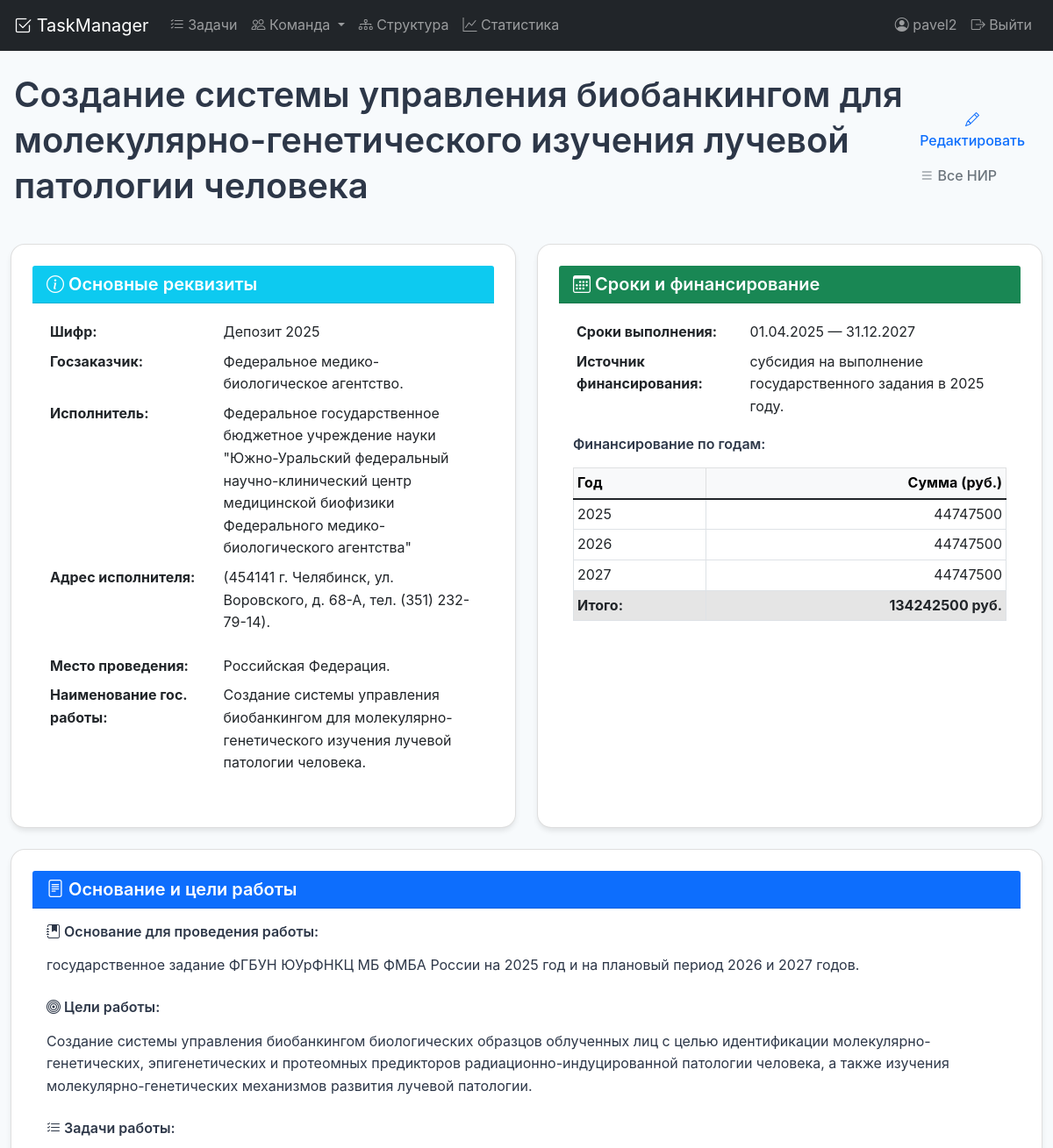
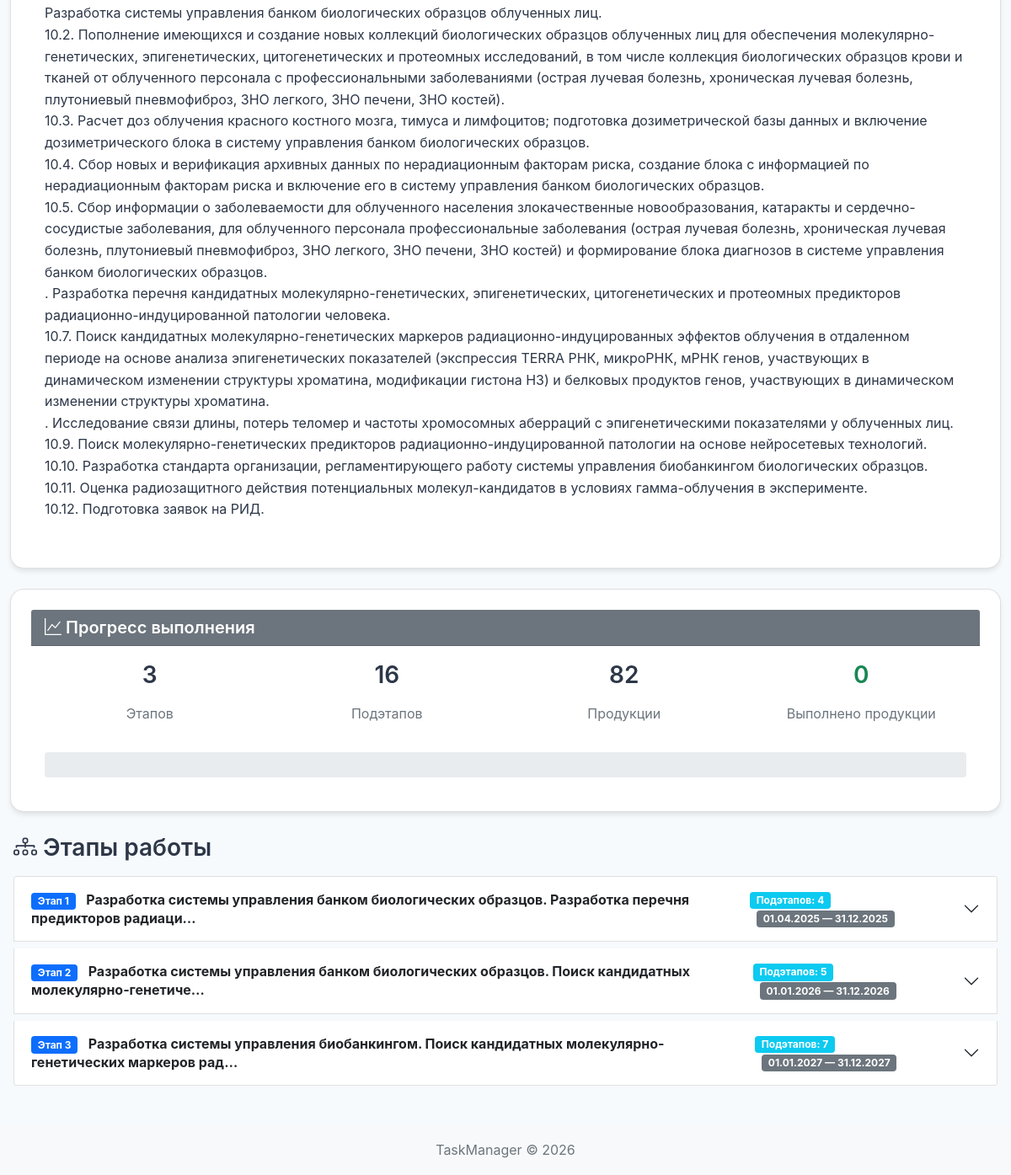
Page /research/15/ (signed in) on the committed database (2 pictures, top to bottom).
### tasks/models.py (models this page shows, shortened)
class ResearchTask(models.Model):
    title = models.CharField('Наименование ТЗ', max_length=500)
    tz_number = models.CharField('Шифр', max_length=100, blank=True, help_text='Шифр: "Депозит 2025"')
    customer = models.CharField('Госзаказчик', max_length=500, blank=True)
    executor = models.CharField('Исполнитель', max_length=500, blank=True)
    executor_address = models.TextField('Адрес исполнителя', blank=True, help_text='Индекс, почтовый адрес, телефон/факс')
    foundation = models.TextField('Основание для проведения работы', blank=True)
    funding_source = models.CharField('Источник финансирования', max_length=300, blank=True)
    government_work_name = models.CharField('Наименование государственной работы', max_length=500, blank=True)
    start_date = models.DateField('Дата начала', null=True, blank=True)
    end_date = models.DateField('Дата окончания', null=True, blank=True)
    location = models.CharField('Место проведения работы', max_length=200, blank=True)
    goals = models.TextField('Цели работы', blank=True)
    tasks = models.TextField('Задачи работы', blank=True)
    created_date = models.DateTimeField('Дата создания', auto_now_add=True)
    updated_date = models.DateTimeField('Дата обновления', auto_now=True)
    class Meta:
        verbose_name = 'НИР'
        verbose_name_plural = 'НИР'
    @property
    def total_funding(self):
        return sum(f.amount for f in self.funding_years.all())

class ResearchTaskFunding(models.Model):
    research_task = models.ForeignKey(
        ResearchTask,
        on_delete=models.CASCADE,
        related_name='funding_years',
        verbose_name='НИР'
    )
    year = models.IntegerField('Год')
    amount = models.DecimalField('Сумма (руб.)', max_digits=15, decimal_places=2)
    class Meta:
        verbose_name = 'Финансирование по году'
        verbose_name_plural = 'Финансирование по годам'
        ordering = ['year']
        unique_together = ['research_task', 'year']

class ResearchStage(models.Model):
    research_task = models.ForeignKey(
        ResearchTask,  # Теперь ResearchTask уже определен
        on_delete=models.CASCADE,
        related_name='stages',
        verbose_name='НИР'
    )
    stage_number = models.IntegerField('Номер этапа')
    title = models.TextField('Наименование этапа')
    start_date = models.DateField('Дата начала', null=True, blank=True)
    end_date = models.DateField('Дата окончания', null=True, blank=True)
    performers = models.ManyToManyField(
        'Employee',  # Используем строку вместо прямого импорта
        verbose_name='Исполнители',
        related_name='research_stages',
        blank=True
    )
    responsible = models.ForeignKey(
        'Employee',  # Используем строку вместо прямого импорта
        on_delete=models.SET_NULL,
        verbose_name='Ответственный',
        related_name='responsible_stages',
        null=True,
        blank=True
    )
    class Meta:
        verbose_name = 'Этап НИР'
        verbose_name_plural = 'Этапы НИР'
        ordering = ['stage_number']

### tasks/views/research_views.py (the view)
# urls.py: path('research/<int:task_id>/', research_task_detail, name='research_task_detail'),
@login_required
def research_task_detail(request, task_id):
    research_task = get_object_or_404(ResearchTask, id=task_id)
    stages = research_task.stages.all().prefetch_related('substages__products')
    total_stages = stages.count()
    total_substages = sum(stage.substages.count() for stage in stages)
    total_products = sum(
        sum(substage.products.count() for substage in stage.substages.all())
        for stage in stages
    )
    completed_products = 0
    for stage in stages:
        for substage in stage.substages.all():
            completed_products += substage.products.filter(status='completed').count()
    progress = int((completed_products / total_products) * 100) if total_products > 0 else 0
    context = {
        'research_task': research_task,
        'stages': stages,
        'total_stages': total_stages,
        'total_substages': total_substages,
        'total_products': total_products,
        'completed_products': completed_products,
        'progress': progress,
    }
    return render(request, 'tasks/research_task_detail.html', context)

### taskmanager/tasks/templates/tasks/research_task_detail.html (shortened to what this page needs)
{% extends 'base.html' %}
{% block content %}
<div class="d-flex justify-content-between align-items-center mb-4">
    <h1>{{ research_task.title }}</h1>
    <div>
        <a href="{% url 'research_task_edit' research_task.id %}" class="btn btn-outline-primary">
            <i class="bi bi-pencil"></i> Редактировать
        </a>
        <a href="{% url 'research_task_list' %}" class="btn btn-outline-secondary">
            <i class="bi bi-list"></i> Все НИР
        </a>
    </div>
</div>
<div class="row mb-4">
    <div class="col-md-6">
        <div class="card h-100">
            <div class="card-header bg-info text-white">
                <h5 class="mb-0"><i class="bi bi-info-circle"></i> Основные реквизиты</h5>
            </div>
            <div class="card-body">
                <table class="table table-sm table-borderless">
                    <tr>
                        <th style="width: 40%">Шифр:</th>
                        <td>{{ research_task.tz_number|default:"—" }}</td>
                    </tr>
                    <tr>
                        <th>Госзаказчик:</th>
                        <td>{{ research_task.customer|default:"—" }}</td>
                    </tr>
                    <tr>
                        <th>Исполнитель:</th>
                        <td>{{ research_task.executor|default:"—" }}</td>
                    </tr>
                    <tr>
                        <th>Адрес исполнителя:</th>
                        <td>{{ research_task.executor_address|default:"—"|linebreaks }}</td>
                    </tr>
                    <tr>
                        <th>Место проведения:</th>
                        <td>{{ research_task.location|default:"—" }}</td>
                    </tr>
                    <tr>
                        <th>Наименование гос. работы:</th>
                        <td>{{ research_task.government_work_name|default:"—" }}</td>
                    </tr>
                </table>
            </div>
        </div>
    </div>
    <div class="col-md-6">
        <div class="card h-100">
            <div class="card-header bg-success text-white">
                <h5 class="mb-0"><i class="bi bi-calendar3"></i> Сроки и финансирование</h5>
            </div>
            <div class="card-body">
                <table class="table table-sm table-borderless">
                    <tr>
                        <th style="width: 40%">Сроки выполнения:</th>
                        <td>
                            {% if research_task.start_date and research_task.end_date %}
                                {{ research_task.start_date|date:"d.m.Y" }} — {{ research_task.end_date|date:"d.m.Y" }}
                            {% else %}
                                —
                            {% endif %}
                        </td>
                    </tr>
                    <tr>
                        <th>Источник финансирования:</th>
                        <td>{{ research_task.funding_source|default:"—" }}</td>
                    </tr>
                </table>
                {% if research_task.funding_years.all %}
                    <h6 class="mt-3">Финансирование по годам:</h6>
                    <table class="table table-sm table-bordered">
                        <thead class="table-light">
                            <tr>
                                <th>Год</th>
                                <th class="text-end">Сумма (руб.)</th>
                            </tr>
                        </thead>
                        <tbody>
                            {% for funding in research_task.funding_years.all %}
                                <tr>
                                    <td>{{ funding.year }}</td>
                                    <td class="text-end">{{ funding.amount|floatformat:0|default:"—" }}</td>
                                </tr>
                            {% endfor %}
                            <tr class="table-active">
                                <th>Итого:</th>
                                <th class="text-end">{{ research_task.total_funding|floatformat:0 }} руб.</th>
                            </tr>
                        </tbody>
                    </table>
                {% else %}
                    <p class="text-muted mt-3">Финансирование не указано</p>
                {% endif %}
            </div>
        </div>
    </div>
</div>
<div class="row mb-4">
    <div class="col-md-12">
        <div class="card">
            <div class="card-header bg-primary text-white">
                <h5 class="mb-0"><i class="bi bi-file-text"></i> Основание и цели работы</h5>
            </div>
            <div class="card-body">
                <div class="mb-4">
                    <h6><i class="bi bi-journal-bookmark-fill"></i> Основание для проведения работы:</h6>
                    <p class="text-muted">{{ research_task.foundation|default:"—"|linebreaks }}</p>
                </div>
                <div class="mb-4">
                    <h6><i class="bi bi-bullseye"></i> Цели работы:</h6>
                    <p class="text-muted">{{ research_task.goals|default:"—"|linebreaks }}</p>
                </div>
                <div>
                    <h6><i class="bi bi-list-check"></i> Задачи работы:</h6>
                    <p class="text-muted">{{ research_task.tasks|default:"—"|linebreaks }}</p>
                </div>
            </div>
        </div>
    </div>
</div>
<div class="row mb-4">
    <div class="col-md-12">
        <div class="card">
            <div class="card-header bg-secondary text-white">
                <h5 class="mb-0"><i class="bi bi-graph-up"></i> Прогресс выполнения</h5>
            </div>
            <div class="card-body">
                <div class="row text-center">
                    <div class="col-md-3">
                        <h3>{{ total_stages }}</h3>
                        <p class="text-muted">Этапов</p>
                    </div>
                    <div class="col-md-3">
                        <h3>{{ total_substages }}</h3>
                        <p class="text-muted">Подэтапов</p>
                    </div>
                    <div class="col-md-3">
                        <h3>{{ total_products }}</h3>
                        <p class="text-muted">Продукции</p>
                    </div>
                    <div class="col-md-3">
                        <h3 class="text-success">{{ completed_products }}</h3>
                        <p class="text-muted">Выполнено продукции</p>
                    </div>
                </div>
                <div class="progress mt-3" style="height: 30px;">
                </div>
            </div>
        </div>
    </div>
</div>
<h3 class="mb-3"><i class="bi bi-diagram-3"></i> Этапы работы</h3>
<div class="accordion" id="stagesAccordion">
    {% for stage in stages %}
        <div class="accordion-item mb-2">
            <h2 class="accordion-header" id="heading{{ stage.id }}">
                <button class="accordion-button collapsed" type="button" data-bs-toggle="collapse"
                        data-bs-target="#collapse{{ stage.id }}">
                    <div class="d-flex w-100 justify-content-between align-items-center">
                        <div>
                            <span class="badge bg-primary me-2">Этап {{ stage.stage_number }}</span>
                            <strong>{{ stage.title|truncatechars:100 }}</strong>
                        </div>
                        <div class="me-3">
                            <span class="badge bg-info">Подэтапов: {{ stage.substages.count }}</span>
                            {% if stage.start_date and stage.end_date %}
                                <span class="badge bg-secondary ms-2">
                                    {{ stage.start_date|date:"d.m.Y" }} — {{ stage.end_date|date:"d.m.Y" }}
                                </span>
                            {% endif %}
                        </div>
                    </div>
                </button>
            </h2>
        </div>
    {% empty %}
        <div class="alert alert-info text-center">
            <i class="bi bi-info-circle"></i> Нет этапов работы
        </div>
    {% endfor %}
</div>
{% endblock %}

### taskmanager/tasks/templates/base.html (shortened to what this page needs)
<!DOCTYPE html>
{% load static %}
<html lang="ru">
<head>
    <link href="https://cdn.jsdelivr.net/npm/bootstrap@5.1.3/dist/css/bootstrap.min.css" rel="stylesheet">
    <link rel="stylesheet" href="https://cdn.jsdelivr.net/npm/bootstrap-icons@1.8.1/font/bootstrap-icons.css">
        <link href="{% static 'css/style.css' %}" rel="stylesheet">
    <link href="{% static 'css/style.css' %}" rel="stylesheet">
</head>
<body>
    <nav class="navbar navbar-expand-lg navbar-dark bg-dark">
        <div class="container">
            <a class="navbar-brand" href="{% url 'task_list' %}">
                <i class="bi bi-check2-square"></i> TaskManager
            </a>
            <div class="collapse navbar-collapse" id="navbarNav">
                <ul class="navbar-nav me-auto">
                    <li class="nav-item">
                        <a class="nav-link" href="{% url 'task_list' %}">
                            <i class="bi bi-list-check"></i> Задачи
                        </a>
                    </li>
                    <li class="nav-item dropdown">
                        <a class="nav-link dropdown-toggle" href="#" data-bs-toggle="dropdown">
                            <i class="bi bi-people"></i> Команда
                        </a>
                    </li>
                    <li class="nav-item">
                        <a class="nav-link" href="{% url 'organization_chart' %}">
                            <i class="bi bi-diagram-3"></i> Структура
                        </a>
                    </li>
                    <li class="nav-item">
                        <a class="nav-link" href="{% url 'task_statistics' %}">
                            <i class="bi bi-graph-up"></i> Статистика
                        </a>
                    </li>
                </ul>
                <ul class="navbar-nav">
                    {% if user.is_authenticated %}
                        <li class="nav-item">
                            <span class="nav-link">
                                <i class="bi bi-person-circle"></i> {{ user.username }}
                            </span>
                        </li>
                        <li class="nav-item">
                            <a class="nav-link" href="{% url 'logout' %}">
                                <i class="bi bi-box-arrow-right"></i> Выйти
                            </a>
                        </li>
                    {% endif %}
                </ul>
            </div>
        </div>
    </nav>
    <main class="container mt-4">
        {% block content %}{% endblock %}
    </main>
    <footer class="footer mt-5 py-3 bg-light">
        <div class="container text-center">
            <span class="text-muted">TaskManager © {% now "Y" %}</span>
        </div>
    </footer>
</body>
</html>

### rows in the picture
ResearchTask: title "Создание системы управления биобанкингом для молекулярно-генетического изучения лучевой патологии человека", tz_number "Депозит 2025", customer "Федеральное медико-биологическое агентство.", executor "Федеральное государственное бюджетное учреждение науки \"Южно-Уральский федеральный научно-клинический центр медицинской биофизики Федерального медико-биологического агентства\"", executor_address "(454141 г. Челябинск, ул. Воровского, д. 68-А, тел. (351) 232-79-14).", location "Российская Федерация.", government_work_name "Создание системы управления биобанкингом для молекулярно-генетического изучения лучевой патологии человека.", start_date "01.04.2025", end_date "31.12.2027", funding_source "субсидия на выполнение государственного задания в 2025 году.", total_funding "134242500", foundation "государственное задание ФГБУН ЮУрФНКЦ МБ ФМБА России на 2025 год и на плановый период 2026 и 2027 годов.", goals "Создание системы управления биобанкингом биологических образцов облученных лиц с целью идентификации молекулярно-генетических, эпигенетических и протеомных предикторов радиационно-индуцированной патологии человека, а также изучения молекулярно-генетических механизмов развития лучевой патологии.", tasks "Разработка системы управления банком биологических образцов облученных лиц. 10.2. Пополнение имеющихся и создание новых коллекций биологических образцов облученных лиц для обеспечения молекулярно-генетических, эпигенетических, цитогенетических и протеомных исследований, в том числе коллекция биологических образцов крови и тканей от облученного персонала с профессиональными заболеваниями (острая лучевая болезнь, хроническая лучевая болезнь, плутониевый пневмофиброз, ЗНО легкого, ЗНО печени, ЗНО костей). 10.3. Расчет доз облучения красного костного мозга, тимуса и лимфоцитов; подготовка дозиметрической базы данных и включение дозиметрического блока в систему управления банком биологических…"
ResearchTaskFunding: year "2025", amount "44747500"
ResearchTaskFunding: year "2026", amount "44747500"
ResearchTaskFunding: year "2027", amount "44747500"
ResearchStage: stage_number "1", title "Разработка системы управления банком биологических образцов. Разработка перечня предикторов радиаци…", substages.count "4", start_date "01.04.2025", end_date "31.12.2025"
ResearchStage: stage_number "2", title "Разработка системы управления банком биологических образцов. Поиск кандидатных молекулярно-генетиче…", substages.count "5", start_date "01.01.2026", end_date "31.12.2026"
ResearchStage: stage_number "3", title "Разработка системы управления биобанкингом. Поиск кандидатных молекулярно-генетических маркеров рад…", substages.count "7", start_date "01.01.2027", end_date "31.12.2027"

### other values in the picture
{{ user.username }} "pavel2"
{{ total_stages }} "3"
{{ total_substages }} "16"
{{ total_products }} "82"
{{ completed_products }} "0"
